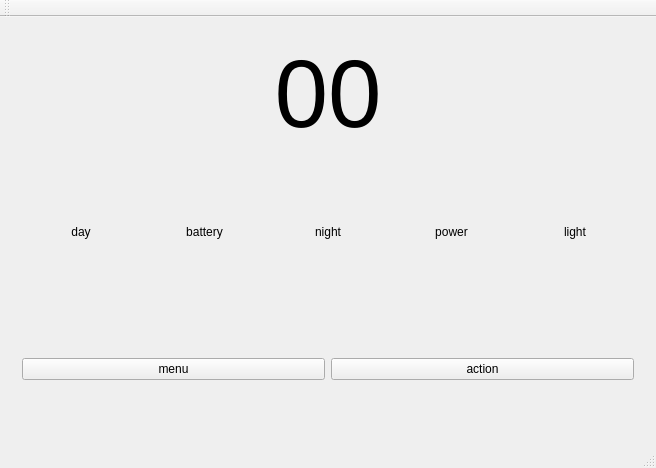
<?xml version="1.0" encoding="UTF-8"?>
<ui version="4.0">
 <class>MainWindow</class>
 <widget class="QMainWindow" name="MainWindow">
  <property name="geometry">
   <rect>
    <x>0</x>
    <y>0</y>
    <width>656</width>
    <height>468</height>
   </rect>
  </property>
  <property name="windowTitle">
   <string>MainWindow</string>
  </property>
  <widget class="QWidget" name="centralWidget">
   <layout class="QVBoxLayout" name="verticalLayout">
    <item>
     <layout class="QVBoxLayout" name="verticalLayout_2">
      <item>
       <widget class="QLabel" name="digits">
        <property name="font">
         <font>
          <pointsize>72</pointsize>
         </font>
        </property>
        <property name="text">
         <string>00</string>
        </property>
        <property name="alignment">
         <set>Qt::AlignCenter</set>
        </property>
       </widget>
      </item>
      <item>
       <widget class="QWidget" name="widget_2" native="true">
        <layout class="QGridLayout" name="gridLayout">
         <item row="0" column="0">
          <widget class="QLabel" name="lblDay">
           <property name="text">
            <string>day</string>
           </property>
           <property name="alignment">
            <set>Qt::AlignCenter</set>
           </property>
          </widget>
         </item>
         <item row="0" column="2">
          <widget class="QLabel" name="lblNight">
           <property name="text">
            <string>night</string>
           </property>
           <property name="alignment">
            <set>Qt::AlignCenter</set>
           </property>
          </widget>
         </item>
         <item row="0" column="1">
          <widget class="QLabel" name="lblBattery">
           <property name="text">
            <string>battery</string>
           </property>
           <property name="alignment">
            <set>Qt::AlignCenter</set>
           </property>
          </widget>
         </item>
         <item row="0" column="3">
          <widget class="QLabel" name="lblPower">
           <property name="text">
            <string>power</string>
           </property>
           <property name="alignment">
            <set>Qt::AlignCenter</set>
           </property>
          </widget>
         </item>
         <item row="0" column="4">
          <widget class="QLabel" name="lblLight">
           <property name="text">
            <string>light</string>
           </property>
           <property name="alignment">
            <set>Qt::AlignCenter</set>
           </property>
          </widget>
         </item>
        </layout>
       </widget>
      </item>
      <item>
       <widget class="QWidget" name="widget" native="true">
        <layout class="QHBoxLayout" name="horizontalLayout_2">
         <item>
          <widget class="QPushButton" name="btnMenu">
           <property name="text">
            <string>menu</string>
           </property>
          </widget>
         </item>
         <item>
          <widget class="QPushButton" name="btnAction">
           <property name="text">
            <string>action</string>
           </property>
          </widget>
         </item>
        </layout>
       </widget>
      </item>
     </layout>
    </item>
   </layout>
  </widget>
  <widget class="QMenuBar" name="menuBar">
   <property name="geometry">
    <rect>
     <x>0</x>
     <y>0</y>
     <width>656</width>
     <height>29</height>
    </rect>
   </property>
  </widget>
  <widget class="QToolBar" name="mainToolBar">
   <attribute name="toolBarArea">
    <enum>TopToolBarArea</enum>
   </attribute>
   <attribute name="toolBarBreak">
    <bool>false</bool>
   </attribute>
  </widget>
  <widget class="QStatusBar" name="statusBar"/>
 </widget>
 <layoutdefault spacing="6" margin="11"/>
 <resources/>
 <connections/>
</ui>
